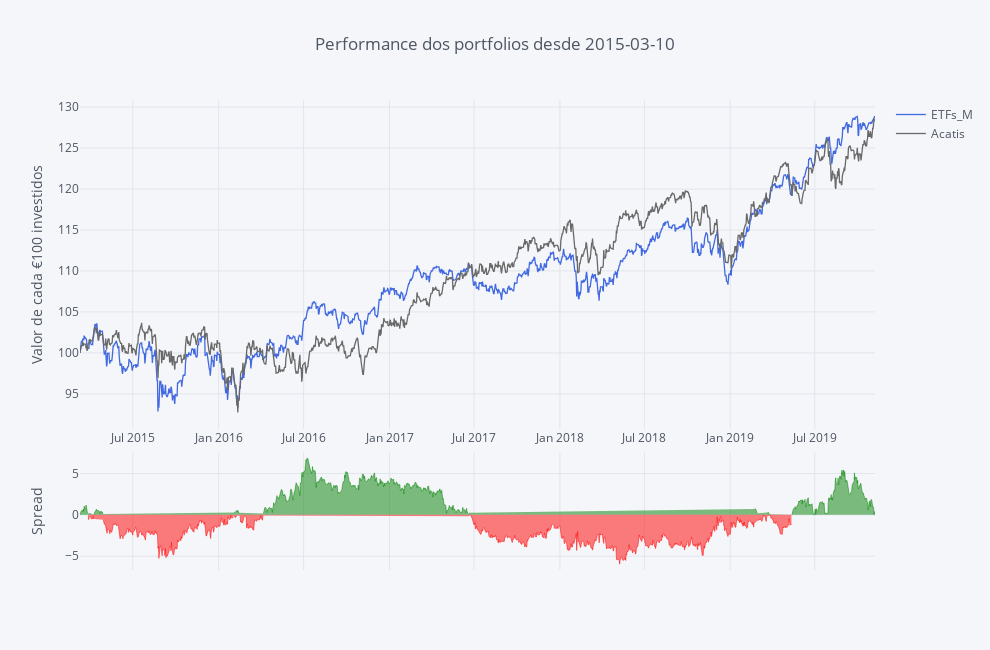

The notebook cell this image was saved under:
### Code cell
Portfolios.iplot(title='Performance dos portfolios desde ' + Begin, yTitle='Valor de cada €100 investidos', color=colors, dimensions=dimensions_spread, kind='spread')

### Figure 1 — Plotly figure (JSON) as saved in the notebook; plotly's stock layout.template omitted (floating-point values rounded to 4 significant figures; data arrays with more than 128 entries replaced by an {"elided": "..."} marker saying what was removed)
{"data": [{"line": {"color": "rgba(65, 105, 225, 1.0)", "dash": "solid", "shape": "linear", "width": 1.3}, "mode": "lines", "name": "ETFs_M", "text": "", "type": "scatter", "uid": "eb54776a-12f3-41c6-8f4b-34be52d9dc0c", "x": {"elided": "1704 str values"}, "y": {"elided": "1704 float values"}}, {"line": {"color": "rgba(105, 105, 105, 1.0)", "dash": "solid", "shape": "linear", "width": 1.3}, "mode": "lines", "name": "Acatis", "text": "", "type": "scatter", "uid": "6d63e31e-3aa0-4982-965b-8a9aa846d074", "x": {"elided": "1704 str values"}, "y": {"elided": "1704 float values"}}, {"connectgaps": false, "fill": "tozeroy", "line": {"color": "green", "dash": "solid", "shape": "linear", "width": 0.5}, "mode": "lines", "name": "Spread", "showlegend": false, "type": "scatter", "uid": "12ec6df9-d854-40e5-8d22-6593be9bc4c6", "x": {"elided": "1704 str values"}, "xaxis": "x2", "y": {"elided": "1704 mixed values"}, "yaxis": "y2"}, {"connectgaps": false, "fill": "tozeroy", "line": {"color": "red", "dash": "solid", "shape": "linear", "width": 0.5}, "mode": "lines", "name": "Spread", "showlegend": false, "type": "scatter", "uid": "09460e9f-437f-4b6f-a6a2-367236c9fa90", "x": {"elided": "1704 str values"}, "xaxis": "x2", "y": {"elided": "1704 mixed values"}, "yaxis": "y2"}], "layout": {"height": 650, "hovermode": "x", "legend": {"bgcolor": "#F5F6F9", "font": {"color": "#4D5663"}}, "paper_bgcolor": "#F5F6F9", "plot_bgcolor": "#F5F6F9", "title": {"font": {"color": "#4D5663"}, "text": "Performance dos portfolios desde 2015-03-10"}, "width": 990, "xaxis": {"autorange": true, "gridcolor": "#E1E5ED", "range": ["2015-03-10", "2019-11-07"], "showgrid": true, "tickfont": {"color": "#4D5663"}, "title": {"font": {"color": "#4D5663"}, "text": ""}, "type": "date", "zerolinecolor": "#E1E5ED"}, "xaxis2": {"anchor": "y2", "autorange": true, "gridcolor": "#E1E5ED", "range": ["2015-03-10", "2019-11-07"], "showgrid": true, "showticklabels": false, "tickfont": {"color": "#4D5663"}, "title": {"font": {"color": "#4D5663"}, "text": ""}, "type": "date", "zerolinecolor": "#E1E5ED"}, "yaxis": {"autorange": true, "domain": [0.3, 1], "gridcolor": "#E1E5ED", "range": [90.71, 130.9], "showgrid": true, "tickfont": {"color": "#4D5663"}, "title": {"font": {"color": "#4D5663"}, "text": "Valor de cada €100 investidos"}, "type": "linear", "zerolinecolor": "#E1E5ED"}, "yaxis2": {"autorange": true, "domain": [0, 0.25], "gridcolor": "#E1E5ED", "range": [-6.671, 7.541], "showgrid": true, "tickfont": {"color": "#4D5663"}, "title": {"font": {"color": "#4D5663"}, "text": "Spread"}, "type": "linear", "zerolinecolor": "#E1E5ED"}}}
